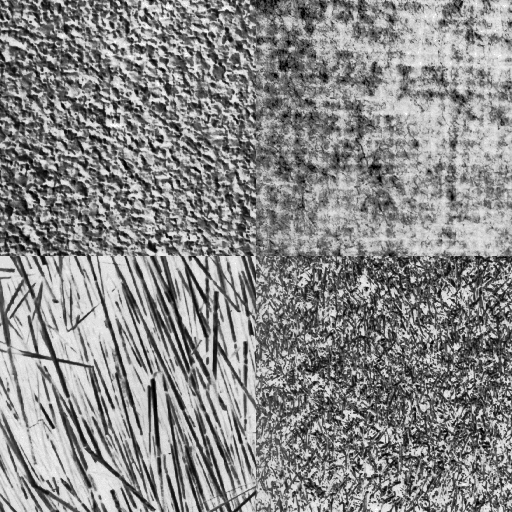
%> input picture paularq_Mandatory1/Mandatory1/mosaic1.png, 512 x 512 px
$ octave Main.m   (GNU Octave 9; MATLAB toolbox functions it lacks are replaced by stand-ins)
%> lines starting %> are read from the running program, lines starting %| are printed output that depends on the picture
### paularq_Mandatory1/Mandatory1/GLCM.m
function [glcm] = GLCM(window, grayscale, d, theta)
% GLCM function calculates the GLCM of an image and the result is
% normalized and symmetric.

[N,M] = size(window);
glcm = zeros(grayscale);

% Translating input
if theta == 0
    dx = d;
    dy = 0;
elseif theta == 45
    dx = d;
    dy = d;
elseif theta == 90
    dx = 0;
    dy = d;
elseif theta == -45
    dx = d;
    dy = d;
    %Flip the rows of window
    window = flipud(window);
end

% Counting transitions for indexing
for i = 1:N
    for j = 1:M
        if i + dy > N || i + dy < 1 || i + dx < 1 || ...
           j + dx > M || j + dy < 1 || j + dx < 1
           continue
        end
        first = window(i,j);
        second = window(i + dy, j + dx);
        glcm(first + 1, second + 1) = glcm(first + 1, second + 1) + 1;
    end
end

% Make symmetric and normalize
glcm = glcm + glcm';
glcm = glcm/sum(sum(glcm));
end

### paularq_Mandatory1/Mandatory1/isoGLCM.m
function [isoGLCM] = isoGLCM(window, grayscale, d)
% isoGLCM calculates the isometric GLCM of an image and the
% result is normalized and symmetric.

isoGLCM = zeros(grayscale);
theta = [0, 45, 90, -45];

for t = 1:length(theta)
    isoGLCM = isoGLCM + GLCM(window, grayscale, d, theta(t));
end

isoGLCM = isoGLCM/3;
end


### paularq_Mandatory1/Mandatory1/glidingGLCM.m
function [IDM, INR, SHD] = glidingGLCM(window, grayscale, d, theta, windowSize, iso)
% Calculate the GLCM for every glading window in an image.

[MOriginal, NOriginal] = size(window); % Original image size
HalfSize = floor(windowSize/2); % Size of half the filter

% Apply to the original image the zero-padding
padded = zeros(MOriginal + windowSize - 1, NOriginal + windowSize - 1);
padded(HalfSize:end - HalfSize - 1, HalfSize:end - HalfSize - 1) = window;

[M, N] = size(padded); % Padded image size

% Index matrices
i = repmat((0:(grayscale - 1))', 1, grayscale);
j = repmat(0:(grayscale - 1), grayscale, 1);

IDM = zeros(MOriginal, NOriginal);
INR = zeros(MOriginal, NOriginal);
SHD = zeros(MOriginal, NOriginal);

% Browse image
for m = (HalfSize + 1):(M - HalfSize - 1)
    for n = (HalfSize + 1):(N - HalfSize - 1)
        window = padded(m - HalfSize:m + HalfSize, ...
            n - HalfSize:n + HalfSize);

        % Calculating the GLCM
        if iso == 1
            p = isoGLCM(window, grayscale, d);
        else
            p = GLCM(window, grayscale, d, theta);
        end

        % Calculating the IDM
        IDM(m - HalfSize, n - HalfSize) = sum(sum((1./(1 + (i - j).^2).*p)));

        % Calculating the INR
        INR(m - HalfSize, n - HalfSize) = sum(sum(((i - j).^2).*p));

        % Calculating the SHD
        ux = sum(sum(p.*(i + 1)));
        uy = sum(sum(p.*(j + 1)));
        SHD(m - HalfSize, n - HalfSize) = sum(sum((i + j - ux - uy).^3));
    end
end
end

### paularq_Mandatory1/Mandatory1/Main.m
clc;   % Clear the command window.
clear; % Erase all existing variables.
close all; % Close all figures.

% Here we read the 2 mosaics
mosaic1 = imread('mosaic1.png');
%> mosaic1 is the input picture: size 512x512 uint8; min 0, max 255, mean 136.8
mosaic2 = imread('mosaic2.png');
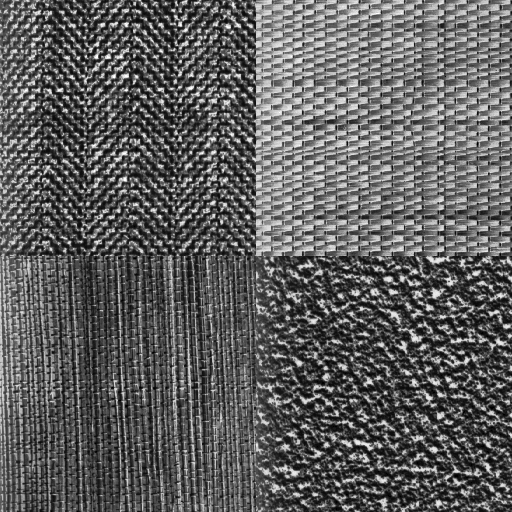
%> input picture paularq_Mandatory1/Mandatory1/mosaic2.png, 512 x 512 px
%> mosaic2 is the input picture: size 512x512 uint8; min 0, max 255, mean 95.4

% Normalize the images
grayscale = 16; % grayscale levels
mosaic1 = histeq(mosaic1, grayscale); % Improve the contrast
% Round each element to the nearest integer
mosaic1 = uint8(round(double(mosaic1)*(grayscale - 1)/double(max(mosaic1(:)))));
mosaic2 = histeq(mosaic2, grayscale); % Improve the contrast
% Round each element to the nearest integer
mosaic2 = uint8(round(double(mosaic2)*(grayscale - 1)/double(max(mosaic2(:)))));

% Divide the mosaic into different area that will represent the differents
% textures
[N,M] = size(mosaic1);
%> N = 512; M = 512
M1Area1 = mosaic1(1:N/2, 1:M/2);
M1Area2 = mosaic1(1:N/2, M/2+1:M);
M1Area3 = mosaic1(N/2+1:N, 1:M/2);
M1Area4 = mosaic1(N/2+1:N, M/2+1:M);
M2Area1 = mosaic2(1:N/2, 1:M/2);
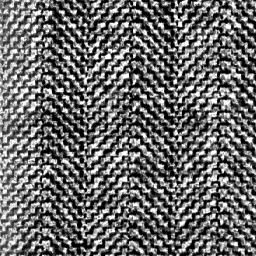
%> M2Area1: size 256x256 uint8; min 0, max 15, mean 6.16; drawn with min black and max white
M2Area2 = mosaic2(1:N/2, M/2+1:M);
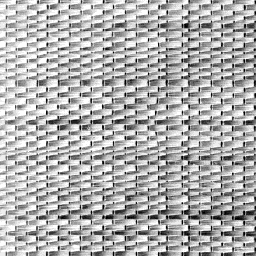
%> M2Area2: size 256x256 uint8; min 0, max 15, mean 10.31; drawn with min black and max white
M2Area3 = mosaic2(N/2+1:N, 1:M/2);
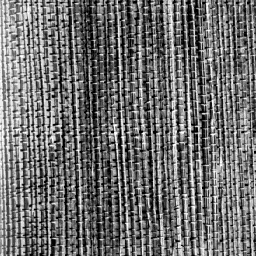
%> M2Area3: size 256x256 uint8; min 0, max 15, mean 6.5; drawn with min black and max white
M2Area4 = mosaic2(N/2+1:N, M/2+1:M);
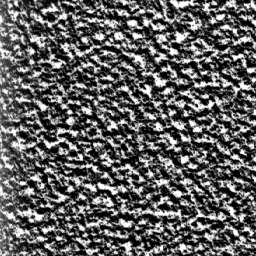
%> M2Area4: size 256x256 uint8; min 0, max 15, mean 5.52; drawn with min black and max white

% Display of textures for mosaic 1
d = 3; % delta
theta = -45; % angle
m1t1 = GLCM(M1Area1, grayscale, d, theta);
m1t2 = GLCM(M1Area2, grayscale, d, theta);
m1t3 = GLCM(M1Area3, grayscale, d, theta);
m1t4 = GLCM(M1Area4, grayscale, d, theta);
%> call 4 of GLCM, with grayscale = 16, d = 3, theta = -45
%> in GLCM (call 4), `window = flipud(window);`:
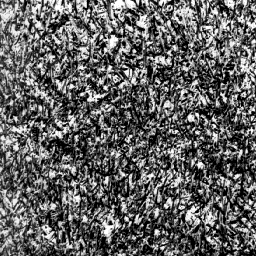
%> window: size 256x256 uint8; min 0, max 15, mean 5.69; mean of the top-left, top-right, bottom-left and bottom-right quarters 6.38, 5.93, 5.44, 5.02; drawn with min black and max white

figure(1);
subplot(2, 2, 1);
imagesc(m1t1), colorbar, title('GLCM texture 1');
subplot(2, 2, 2);
imagesc(m1t2), colorbar, title('GLCM texture 2');
subplot(2, 2, 3);
imagesc(m1t3), colorbar, title('GLCM texture 3');
subplot(2, 2, 4);
imagesc(m1t4), colorbar, title('GLCM texture 4');

% Display of textures for mosaic 2
d = 4; % delta
theta = 90; % angle
m2t1 = isoGLCM(M2Area1, grayscale, d);
m2t2 = isoGLCM(M2Area2, grayscale, d);
m2t3 = isoGLCM(M2Area3, grayscale, d);
m2t4 = isoGLCM(M2Area4, grayscale, d);

figure(2);
subplot(2, 2, 1);
imagesc(m2t1), colorbar, title('GLCM texture 1');
subplot(2, 2, 2);
imagesc(m2t2), colorbar, title('GLCM texture 2');
subplot(2, 2, 3);
imagesc(m2t3), colorbar, title('GLCM texture 3');
subplot(2, 2, 4);
imagesc(m2t4), colorbar, title('GLCM texture 4');

% Getting the feature images
windowSize = 31;
d=3;
theta=-45;
[IDM1, INR1, SHD1] = glidingGLCM(mosaic1, grayscale, d, theta, windowSize, 0);
%> in glidingGLCM, `padded(HalfSize:end - HalfSize - 1, HalfSize:end - HalfSize - 1) = win..`:
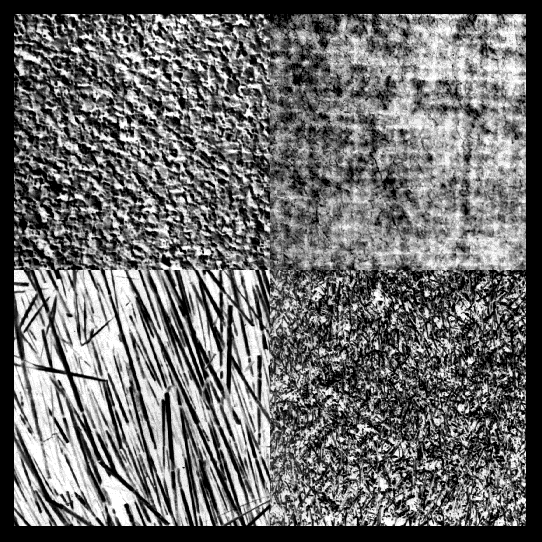
%> padded: size 542x542 double; min 0, max 15, mean 6.41; drawn with min black and max white
%> (the run ends here)
